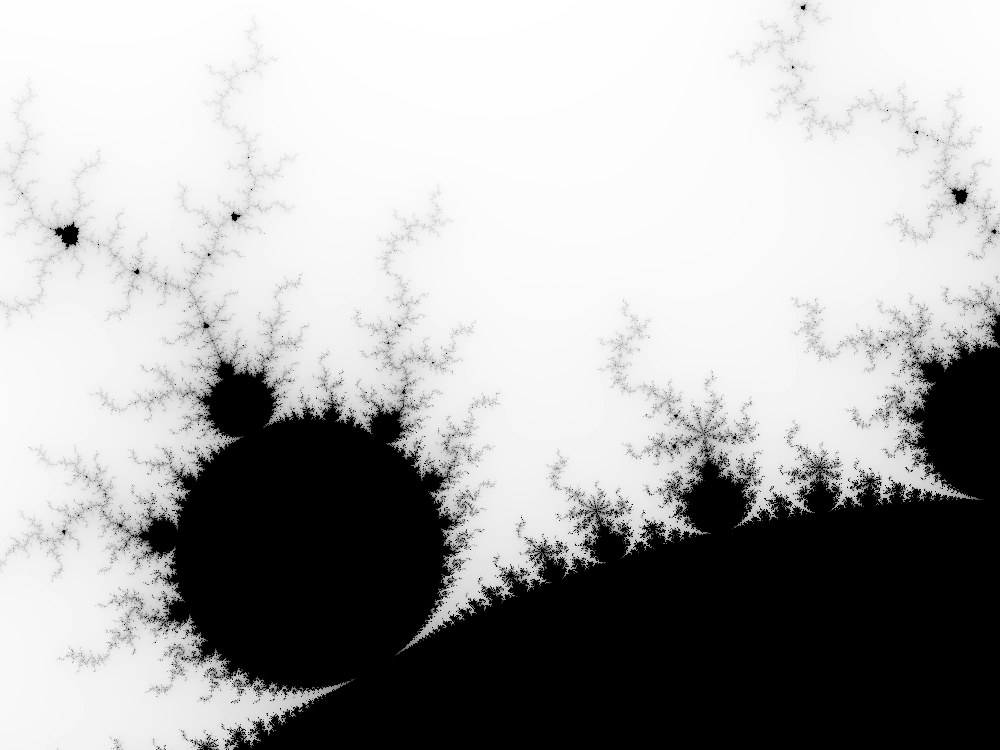

Reproduce this figure in Python.
import matplotlib.pyplot as plt
import numpy as np
import argparse
from multiprocessing import Pool


def escape_time(c, limit):
    z = c
    for i in range(limit):
        if abs(z) > 4:
            return i
        z = z * z + c
    return i


def mandelbrot_row(ll, ur, fwidth, fheight, width, height, y):
    row = np.empty(width)
    for x in range(width):
        c = complex(ll.real + x * fwidth / width, ur.imag - y * fheight / height)
        row[x] = 255 - escape_time(c, 255)
    return row


def mandelbrot(nworkers, ll, ur, width, height):
    print("#workers:", nworkers)
    fwidth, fheight = ur.real - ll.real, ur.imag - ll.imag

    pixels = np.empty((width, height))
    if nworkers == 1:
        for y in range(height):
            for x in range(width):
                c = complex(
                    ll.real + x * fwidth / width, ur.imag - y * fheight / height
                )
                pixels[x, y] = 255 - escape_time(c, 255)
    else:
        with Pool(nworkers) as pool:
            rows = pool.starmap(
                mandelbrot_row,
                [(ll, ur, fwidth, fheight, width, height, y) for y in range(height)],
            )

        for y, row in enumerate(rows):
            pixels[:, y] = row

    fig = plt.figure(frameon=False)
    fig.set_size_inches(width, height)
    ax = plt.Axes(fig, [0.0, 0.0, 1.0, 1.0])
    ax.set_axis_off()
    fig.add_axes(ax)
    plt.imshow(pixels.T, interpolation="nearest", cmap="gray", aspect="auto")
    fname = "mandelbrot.png"
    print(f"Saving to {fname}")
    plt.savefig(fname, bbox_inches="tight", pad_inches=0, dpi=1)


if __name__ == "__main__":
    parser = argparse.ArgumentParser(
        description="Calculate the mandelbrot set, and save it as a png file."
    )
    parser.add_argument("-x", "--xrange", nargs=2, type=float, default=[-1.2, -1.0])
    parser.add_argument("-y", "--yrange", nargs=2, type=float, default=[0.2, 0.35])
    parser.add_argument("-d", "--dim", nargs=2, type=int, default=[1000, 750])
    parser.add_argument("-n", "--nworkers", type=int, default=1)

    args = parser.parse_args()

    ll = complex(args.xrange[0], args.yrange[0])
    ur = complex(args.xrange[1], args.yrange[1])
    print(f"Calculate {args.dim[0]}x{args.dim[1]} mandelbrot")
    mandelbrot(args.nworkers, ll, ur, *args.dim)
